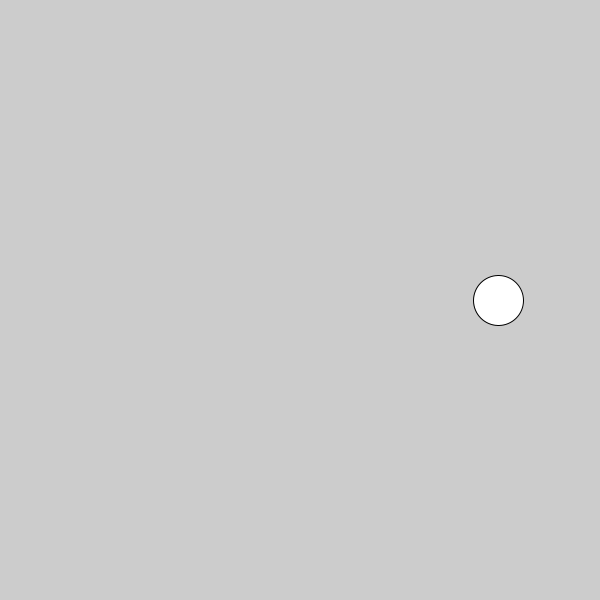
Frame 1 (no input)
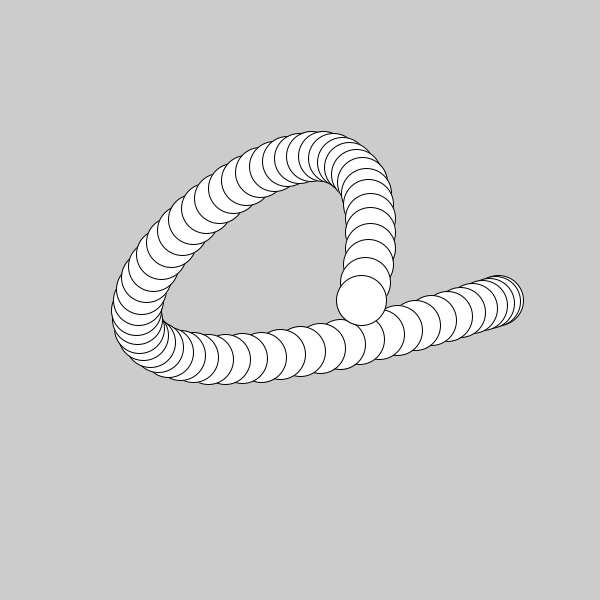
Frame 60 (the mouse pressed at the canvas centre just before this capture)
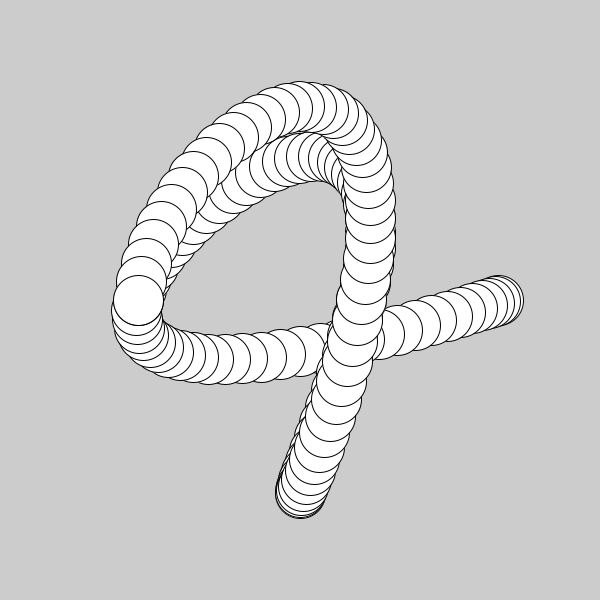
Frame 120 (the mouse held since frame 60 and released just before this capture)

The Processing sketch that drew these frames (run headless with seeded random() and noise(); from frame 60 on, the mouse is pressed at the canvas centre):

// Processing sketch: radians_and_sin
// ── radians_and_sin.pde
void setup(){
  size(600, 600);
}

float counter = 0;
void draw(){
  //background(200);
  //float s = sin(radians(frameCount))*100;
  ////sin(0 - TWO_PI) range
  //// PI = 180
  //ellipse(width/2, height/2, s, s);
  
  counter += TWO_PI/300; // speed
  float y = height/2 + sin(counter*5) * sin(radians(frameCount)) * 200;
  float x = height/2 + cos(counter*1) * cos(counter * 5) * 200;;
  //y *= sin(radians(frameCount)) * 10;
  //x *= cos(counter * 5) * 200;
  
  //fill(0);
  //ellipse(width/2, y, 50, 50);
  //ellipse(x, height/2, 50, 50);
  //fill(255);
  ellipse(x, y, 50, 50);
}
